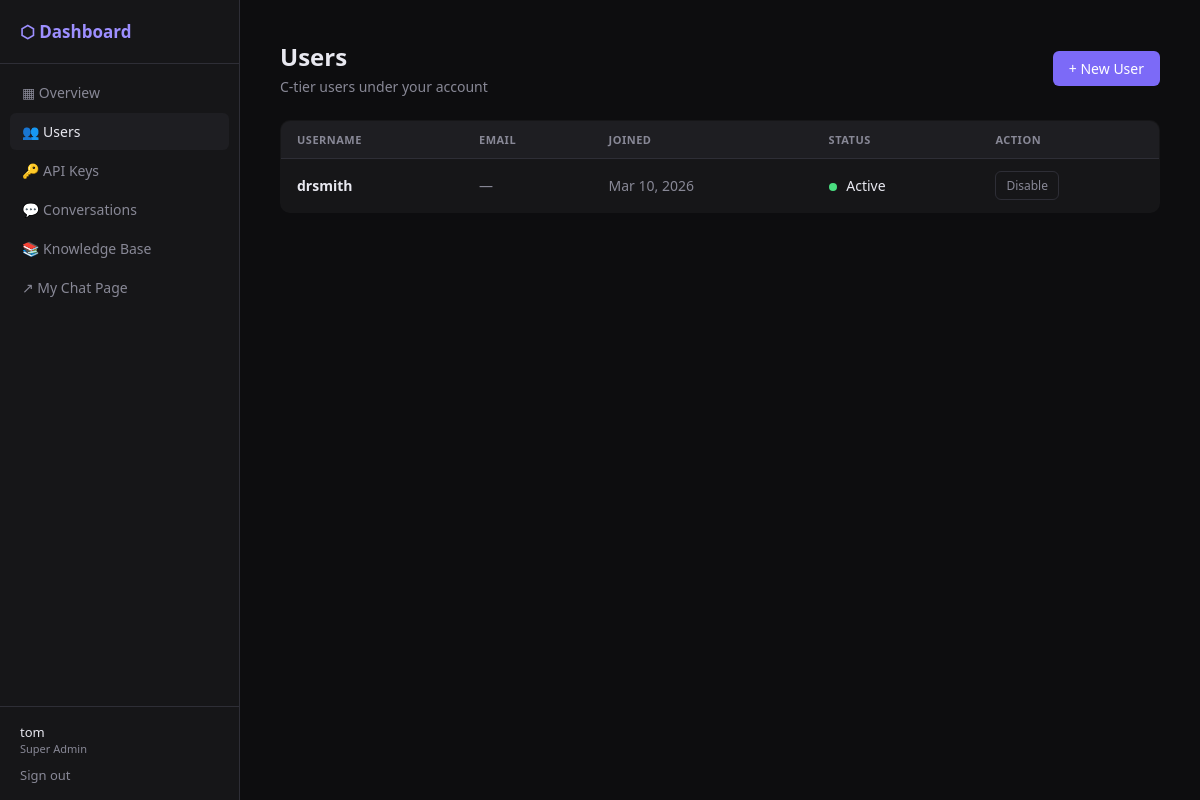
/dashboard/users/ (signed in), run on the app's committed database.
### accounts/models.py (models this page shows, shortened)
class User(AbstractUser):
    class Tier(models.TextChoices):
        A = 'A', 'Super Admin'
        B = 'B', 'Provider'
        C = 'C', 'End User'
    tier   = models.CharField(max_length=1, choices=Tier.choices, default=Tier.C)
    parent = models.ForeignKey(
        'self', null=True, blank=True,
        on_delete=models.SET_NULL,
        related_name='children',
    )
    slug = models.SlugField(unique=True, blank=True)

### dashboard/views.py (the view)
# urls.py: path('users/', views.DashboardUsersView.as_view(), name='dashboard_users'),
class DashboardUsersView(BtierRequiredMixin, View):
    def get(self, request):
        users = User.objects.filter(parent=request.user).order_by('-date_joined')
        return render(request, 'dashboard/users.html', {'users': users})

### dashboard/views.py (called while the page is built)
    def dispatch(self, request, *args, **kwargs):
        if not request.user.is_authenticated:
            return self.handle_no_permission()
        if request.user.tier not in [User.Tier.A, User.Tier.B]:
            return redirect('chat_home')
        return super().dispatch(request, *args, **kwargs)

### templates/dashboard/users.html (shortened to what this page needs)
{% extends "dashboard/base.html" %}
{% block dashboard_content %}
<div class="header">
  <div class="d-header" style="margin:0">
    <h1>Users</h1>
    <p>C-tier users under your account</p>
  </div>
  <a href="{% url 'dashboard_create_user' %}" class="btn btn-primary">+ New User</a>
</div>
<table>
  <thead>
    <tr>
      <th>Username</th><th>Email</th><th>Joined</th><th>Status</th><th>Action</th>
    </tr>
  </thead>
  <tbody>
    {% for u in users %}
    <tr>
      <td><strong>{{ u.username }}</strong></td>
      <td style="color:var(--text-muted)">{{ u.email|default:"—" }}</td>
      <td style="color:var(--text-muted)">{{ u.date_joined|date:"M d, Y" }}</td>
      <td>
        <span class="dot {% if u.is_active %}on{% else %}off{% endif %}"></span>
        {{ u.is_active|yesno:"Active,Disabled" }}
      </td>
      <td>
        <form method="post" action="{% url 'dashboard_toggle_user' u.pk %}">
          <button type="submit" class="btn btn-ghost" style="font-size:12px;padding:5px 10px">
            {{ u.is_active|yesno:"Disable,Enable" }}
          </button>
        </form>
      </td>
    </tr>
    {% empty %}
    <tr><td colspan="5" class="empty">No users yet.</td></tr>
    {% endfor %}
  </tbody>
</table>
{% endblock %}

### templates/dashboard/base.html (shortened to what this page needs)
{% extends "base.html" %}
{% block body %}
<div class="d-layout">
  <aside class="d-sidebar">
    <div class="d-logo">⬡ Dashboard</div>
    <nav class="d-nav">
      <a href="{% url 'dashboard_home' %}"
         class="{% if request.resolver_match.url_name == 'dashboard_home' %}active{% endif %}">
        ▦ Overview
      </a>
      <a href="{% url 'dashboard_users' %}"
         class="{% if 'users' in request.resolver_match.url_name %}active{% endif %}">
        👥 Users
      </a>
      <a href="{% url 'dashboard_api_keys' %}"
         class="{% if 'api_key' in request.resolver_match.url_name %}active{% endif %}">
        🔑 API Keys
      </a>
      <a href="{% url 'dashboard_conversations' %}"
         class="{% if 'conversation' in request.resolver_match.url_name %}active{% endif %}">
        💬 Conversations
      </a>
      <a href="{% url 'rag_documents' %}"
         class="{% if 'rag' in request.resolver_match.url_name %}active{% endif %}">
        📚 Knowledge Base
      </a>
      <a href="/chat/u/{{ request.user.slug }}/" target="_blank">
        ↗ My Chat Page
      </a>
    </nav>
    <div class="d-footer">
      <div class="username">{{ request.user.username }}</div>
      <div class="tier">{{ request.user.get_tier_display }}</div>
      <form method="post" action="{% url 'logout' %}" style="margin:0">
        <button type="submit" class="logout-btn">Sign out</button>
      </form>
    </div>
  </aside>
  <main class="d-main">
    {% block dashboard_content %}{% endblock %}
  </main>
</div>
{% endblock %}

### templates/base.html (style rules this page uses)
*, *::before, *::after { box-sizing: border-box; margin: 0; padding: 0; }
:root { --bg: #0d0d0f; --surface: #161618; --surface2: #1e1e22; --border: #2e2e36; --text: #e8e8f0; --text-muted: #888896; --text-dim: #55555e; --accent: #7c6af7; --accent-light: #9d8fff; --accent-glow: rgba(124, 106, 247, 0.15); --green: #4ade80; --red: #f87171; --sidebar-w: 260px; --radius: 10px; --radius-sm: 6px; }
html, body { height: 100%; font-family: system-ui, sans-serif; background: var(--bg); color: var(--text); font-size: 15px; }
a { color: var(--accent-light); text-decoration: none; }
button, .btn { cursor: pointer; font-family: inherit; font-size: 14px; font-weight: 500; border: none; border-radius: var(--radius-sm); padding: 8px 16px; transition: all 0.2s; display: inline-flex; align-items: center; gap: 6px; }
.btn-primary { background: var(--accent); color: white; }
.btn-ghost { background: transparent; color: var(--text-muted); border: 1px solid var(--border); }

### templates/dashboard/base.html (style rules this page uses)
html, body { overflow: auto; }
.d-layout { display: flex; min-height: 100vh; }
.d-sidebar { width: 240px; background: var(--surface); border-right: 1px solid var(--border); display: flex; flex-direction: column; flex-shrink: 0; position: sticky; top: 0; height: 100vh; }
.d-logo { padding: 20px; font-size: 17px; font-weight: 600; color: var(--accent-light); border-bottom: 1px solid var(--border); }
.d-nav { padding: 10px; flex: 1; }
.d-nav a { display: flex; align-items: center; gap: 10px; padding: 9px 12px; border-radius: var(--radius-sm); color: var(--text-muted); font-size: 14px; text-decoration: none; transition: all .15s; margin-bottom: 2px; }
.d-nav a:hover, .d-nav a.active { background: var(--surface2); color: var(--text); }
.d-footer { padding: 16px 20px; border-top: 1px solid var(--border); }
.d-footer .username { font-size: 13px; font-weight: 500; }
.d-footer .tier { font-size: 11px; color: var(--text-muted); margin-bottom: 8px; }
.d-footer .logout-btn { background: none; border: none; padding: 0; font-size: 13px; color: var(--text-muted); cursor: pointer; font-family: inherit; }
.d-main { flex: 1; padding: 40px; min-width: 0; }
.d-header { margin-bottom: 32px; }
.d-header h1 { font-size: 24px; font-weight: 600; }
.d-header p { color: var(--text-muted); font-size: 14px; margin-top: 4px; }

### templates/dashboard/users.html (style rules this page uses)
.header { display: flex; align-items: center; justify-content: space-between; margin-bottom: 24px; }
table { width: 100%; border-collapse: collapse; background: var(--surface); border: 1px solid var(--border); border-radius: var(--radius); overflow: hidden; }
th { background: var(--surface2); padding: 11px 16px; text-align: left; font-size: 11px; font-weight: 600; color: var(--text-muted); text-transform: uppercase; letter-spacing: .5px; border-bottom: 1px solid var(--border); }
td { padding: 12px 16px; border-bottom: 1px solid var(--border); font-size: 14px; }
tr:last-child td { border-bottom: none; }
.dot { width: 8px; height: 8px; border-radius: 50%; display: inline-block; margin-right: 6px; }
.dot.on { background: var(--green); }

### data on the page
User: user.username "tom", user.tier "Super Admin"
User: username "drsmith", email "—", date_joined "Mar 10, 2026", is_active "Active", is_active "Disable"
